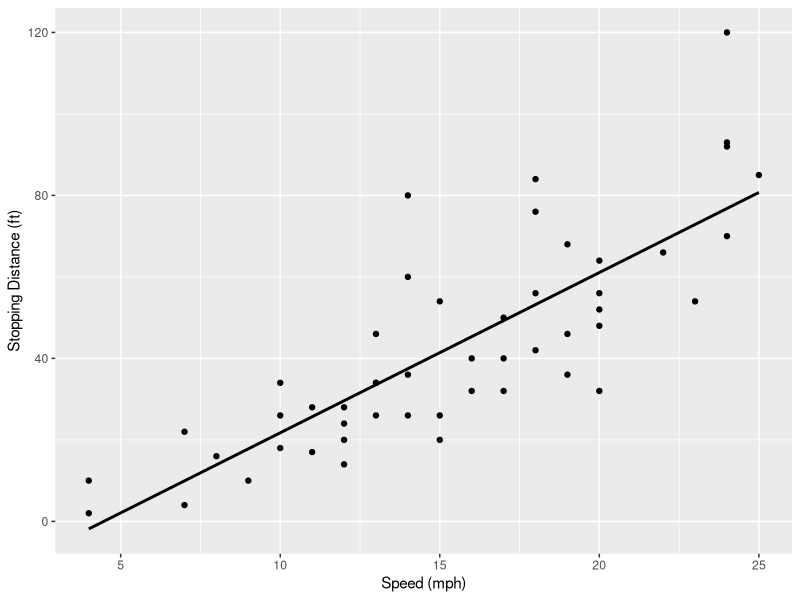
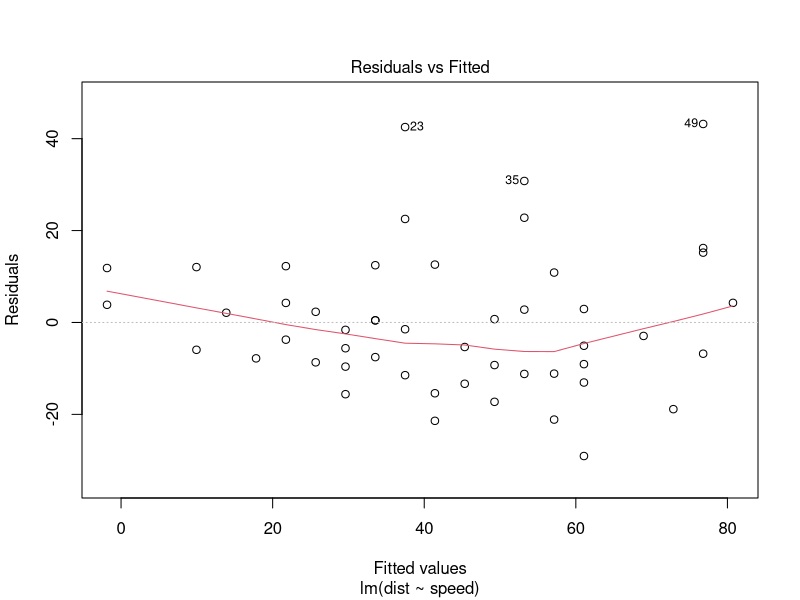
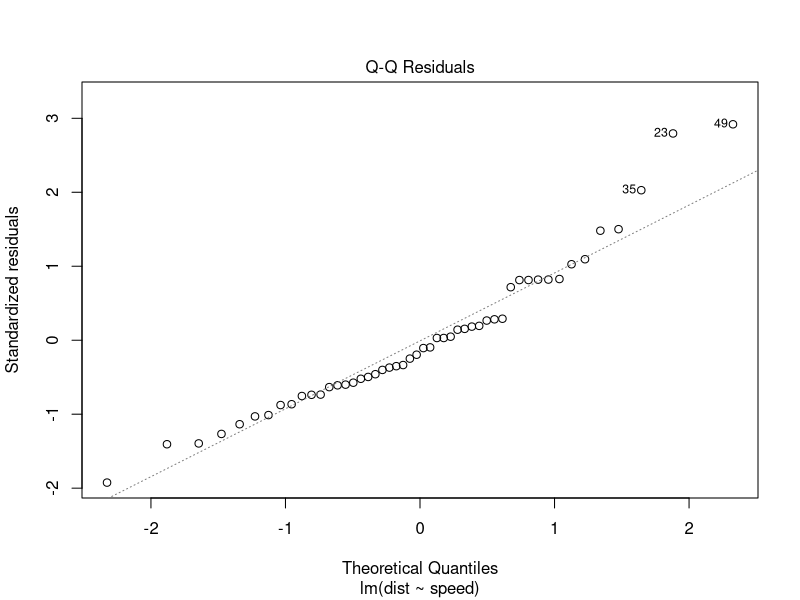
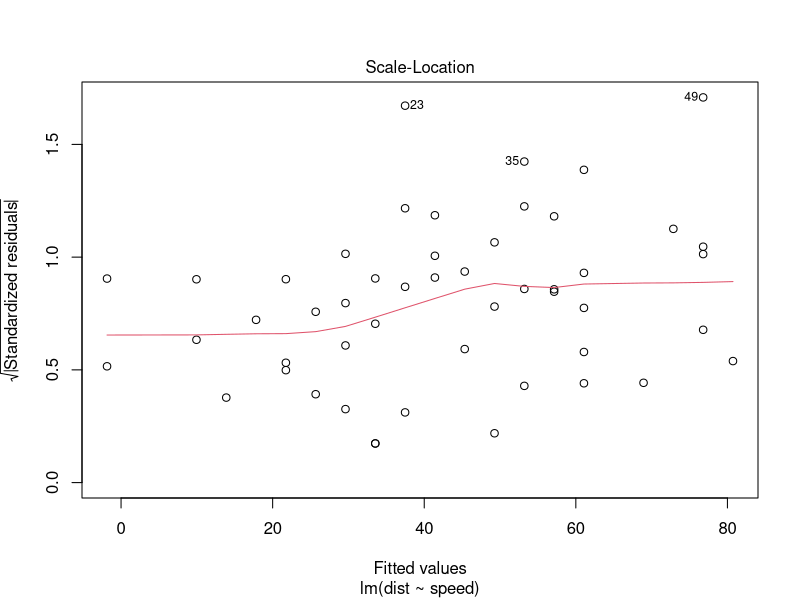
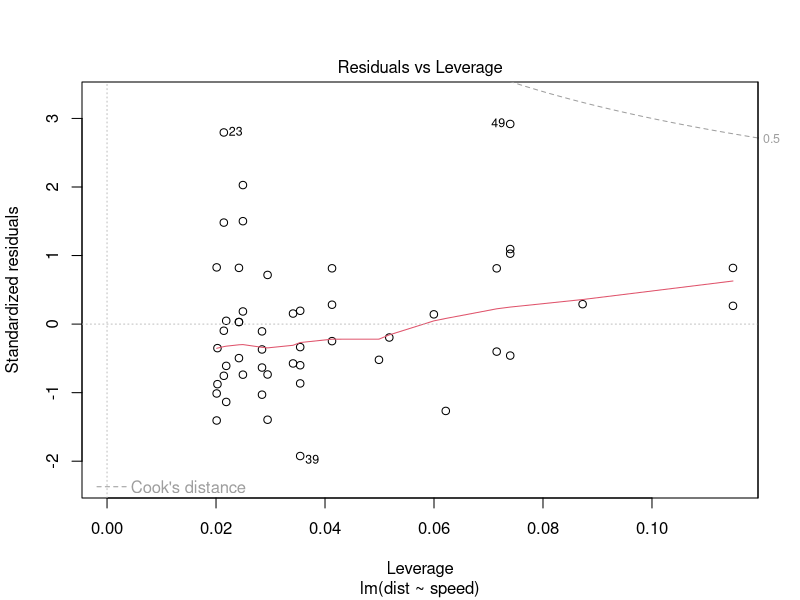
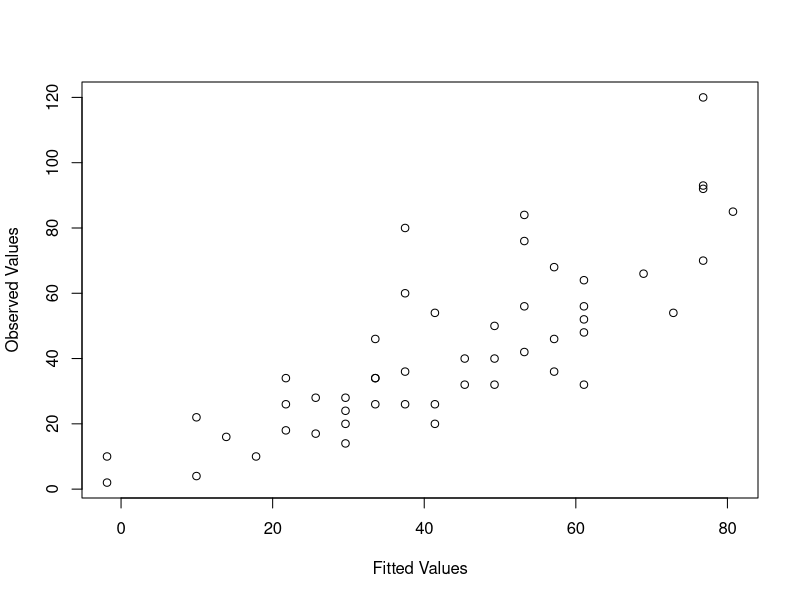

Source code (R) for these figures, in order:
# Maybe you need these packages:

install.packages(c('broom', 'sjPlot'))


library(ggplot2)
ggplot(cars, aes(x=speed, y=dist)) + 
  geom_point() + 
  geom_smooth(method=lm, se=FALSE, fullrange=TRUE, color='black') +
  labs(x="Speed (mph)", y="Stopping Distance (ft)")


# Predicting distance with speed
lmfit <- lm(dist ~ speed, data=cars)

# Will print the results:
# summary(lmfit)
# But for a better overview:
broom::glance(lmfit)


# Getting 4 plots
plot(lmfit)


# Linearity check
yhat.2 <- fitted.values(lmfit)
plot( x = yhat.2, 
      y = cars$dist,
      xlab = "Fitted Values",
      ylab = "Observed Values" )


# Bootstrapping
lmfit.boot <- car::Boot(lmfit, R=2000)
summary(lmfit.boot)

# Confint using bias corrected accelerated (bca)

confint(lmfit.boot, level=.95, type="bca")

## Multiple Regression Modeling

lmfit.2 <- lm(mpg ~ hp + am, data=mtcars)

# Will print the results:
summary(lmfit.2)
# But for a better overview:
broom::glance(lmfit.2)

# Estimates:
broom::tidy(lmfit.2)

# Confidence interval:

confint(lmfit.2)
